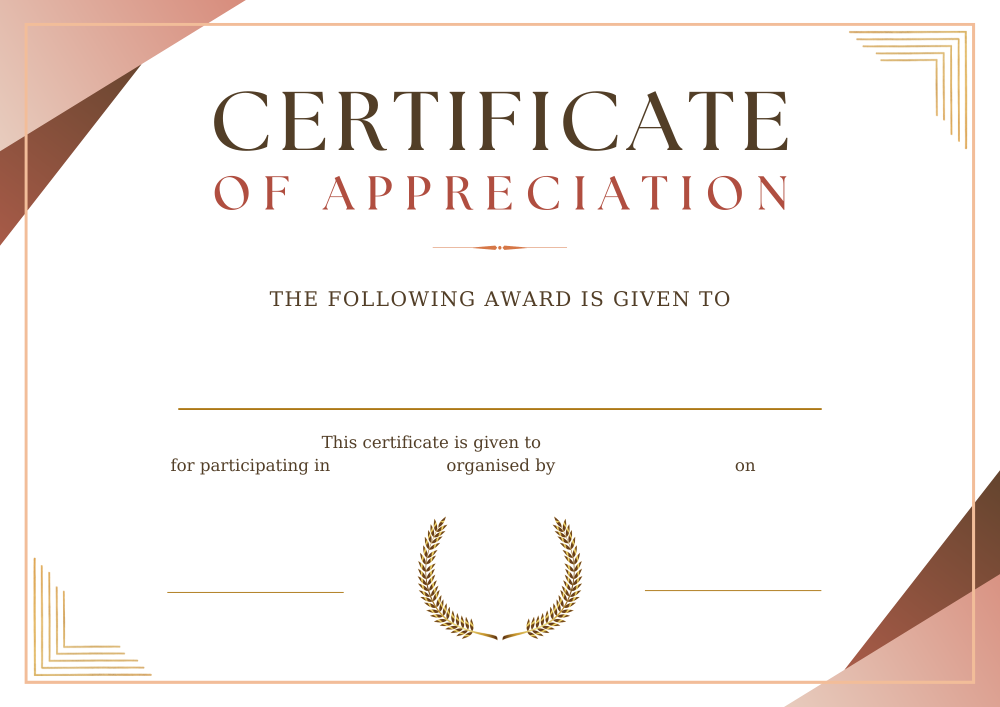
#> input picture cert/cert3.png, 2000 x 1414 px (shown at 1/2 size)
$ python certificate3.py   (older library calls are emulated)
#> lines starting #> are read from the running program, lines starting #| are printed output that depends on the picture
from PIL import Image,ImageDraw,ImageFont
#FONT_FILE = ImageFont.truetype("arial.ttf", 50)
#FONT_FILE_o = ImageFont.truetype("arial.ttf", 30)
FONT_COLOR = "#000000"
t1 = Image.open('cert/cert3.png')
#> t1 is the input picture: PIL image 2000x1414 RGBA; mean R, G, B, A 247.1, 241.8, 239, 255
WIDTH, HEIGHT = t1.size
#> WIDTH = 2000; HEIGHT = 1414
def make_certificates(name,event,date,org,desig,design,n1,n2):
#> called with name = 'Soham Chakraborty', event = 'Devfest Kolkata 2023', date = '28.12.2022', org = 'Google', desig = 'Principal', design = 'Student Head', n1 = 'Mitra Basu', n2 = 'P. K. Dan'
    image_source = Image.open('cert/cert3.png')
    draw = ImageDraw.Draw(image_source)
    name_width, name_height = draw.textsize(name)
#> name_width = 92; name_height = 12
    draw.text((813,720), name, fill=FONT_COLOR)
    event_width, event_height = draw.textsize(event)
#> event_width = 95; event_height = 10
    draw.text((696,919), event, fill=FONT_COLOR)
    date_width, date_height = draw.textsize(date)
#> date_width = 52; date_height = 10
    draw.text((1560,912), date, fill=FONT_COLOR)
    org_width, org_height = draw.textsize(org)
#> org_width = 32; org_height = 12
    draw.text((1153,916), org, fill=FONT_COLOR)
    name_width, name_height = draw.textsize(name)
    draw.text((1132,871), name, fill=FONT_COLOR)

    desig_width, desig_height = draw.textsize(desig)
#> desig_width = 42; desig_height = 12
    draw.text((432,1220), desig, fill=FONT_COLOR)
    design_width, design_height = draw.textsize(design)
#> design_width = 65; design_height = 10
    draw.text((1404,1204), design, fill=FONT_COLOR)
    n1_width, n1_height = draw.textsize(n1)
#> n1_width = 48; n1_height = 10
    draw.text((433,1133), n1, fill=FONT_COLOR)
    n2_width, n2_height = draw.textsize(n2)
#> n2_width = 39; n2_height = 10
    draw.text((1391,1123), n2, fill=FONT_COLOR)
    #image_source.save("./out/" + name +".png")
    #print('Saving Certificate of:', name)
    image_source.show()
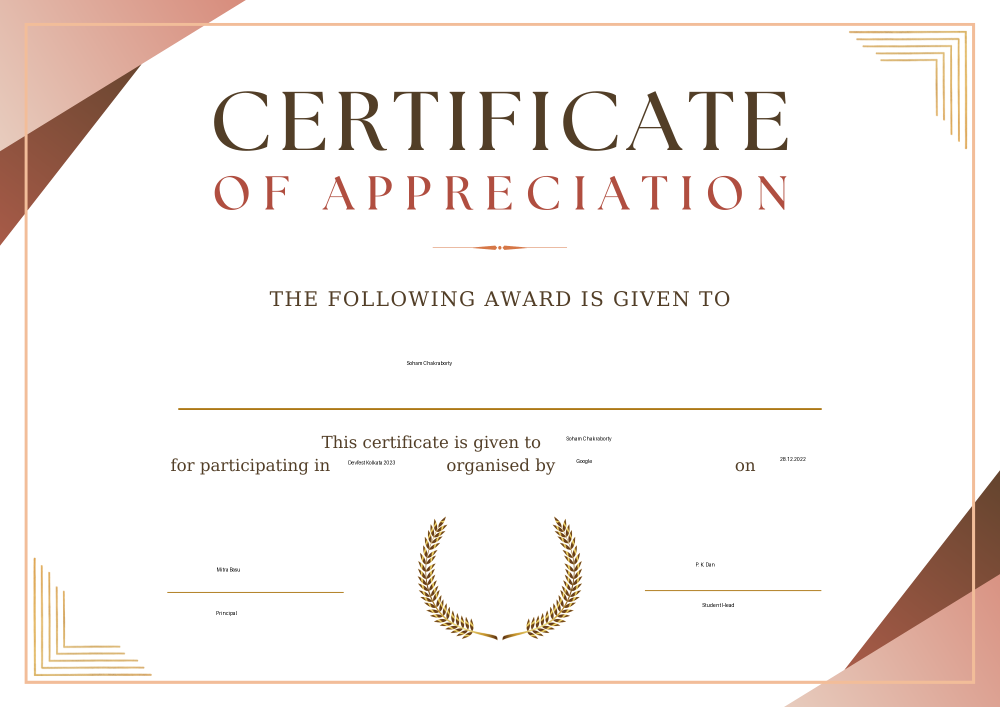
#> shown: PIL image 2000x1414 RGBA (shown at 1/2 size); mean R, G, B, A 247, 241.7, 238.8, 255

if __name__ == "__main__":
    names = ["Soham Chakraborty", "Kaustav Giri", "Pritha Saha","Ujjaini Ray"]
    event = "Devfest Kolkata 2023"
    date = "28.12.2022"
    #venue = "Taal Kutir Convention"
    org = "Google"

    desig = "Principal"
    design = "Student Head"
    n1 = "Mitra Basu"
    n2 = "P. K. Dan"
    for name in names:
        make_certificates(name,event,date,org,desig,design,n1,n2)
    print(len(names), "certificates done.")
